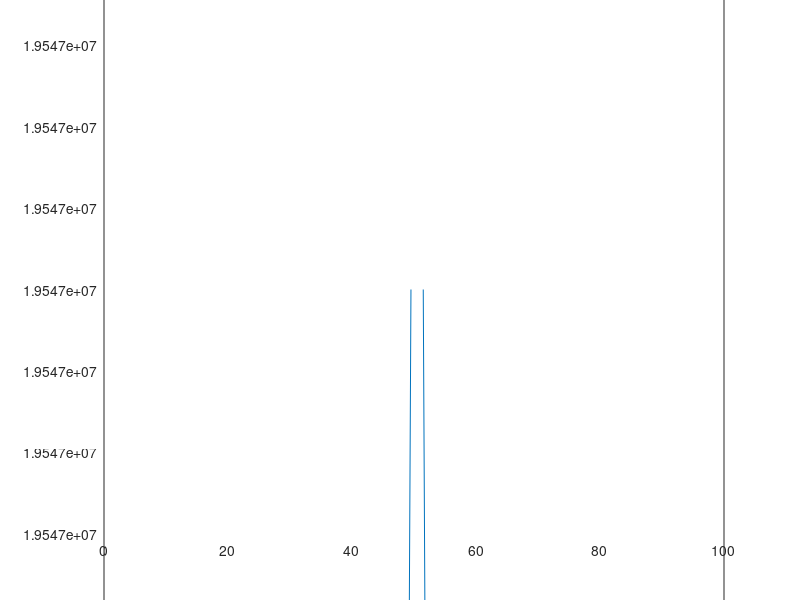
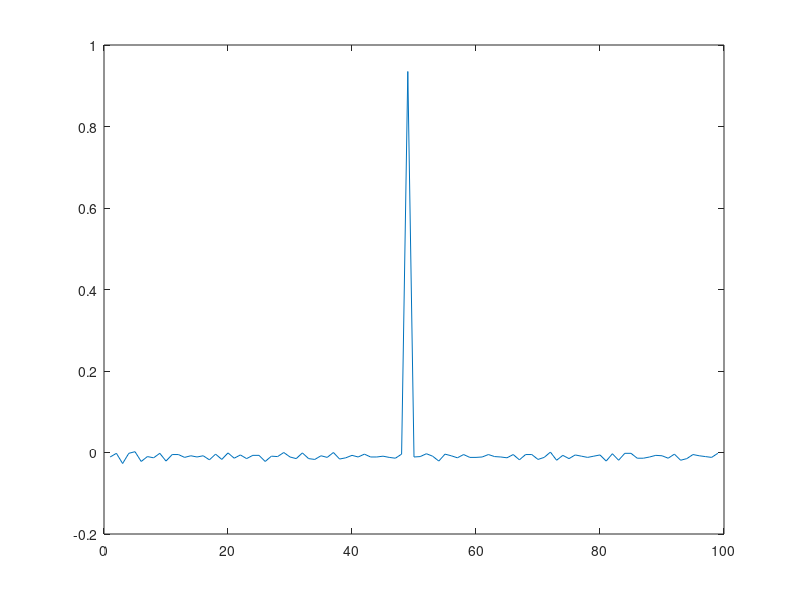

These figures' MATLAB source, in order: (Note: this script raises an error after producing the figures.)
% Import data in Matlab and graph observed DDs
[newdata] = importdata('CycleSlipsDataSun.txt', '	', 1);
idata = newdata.data;

threshold = 3.8*1e-2; % [m]
lambda = 19*1e-2; % [m]

% For each epoch compute differences between observed DDs and approximated DDs (residual DDs) and graph them

difference = zeros(100,2);
for i=1:100
    difference(i,1) = i;
    difference(i,2)=idata(i,2)-idata(i,3);
end


figure
plot(difference(:,1),difference(:,2))

% Compute differences between consecutive epochs of residual DDs (hint: diff or for cycle) and graph them
difference_epoch(:,2) = diff(difference(:,2));
for i=1:99
    difference_epoch(i,1)=i;
end

figure
plot(difference_epoch(:,1),difference_epoch(:,2))


% Identify cycle slips and repair them (hint: just one for cycle with both the actions)

new_DD = idata;
while(true)
    [new_DD, cycle_slip] = correct_cycle_slip(new_DD,difference_epoch,lambda,threshold);
    if cycle_slip==false
        break
    end
end

new_difference = zeros(100,2);
for i=1:100
    new_difference(i,1) = i;
    new_difference(i,2)=new_DD(i,2)-idata(i,3);
end

figure
plot(new_difference(:,1),new_difference(:,2))

